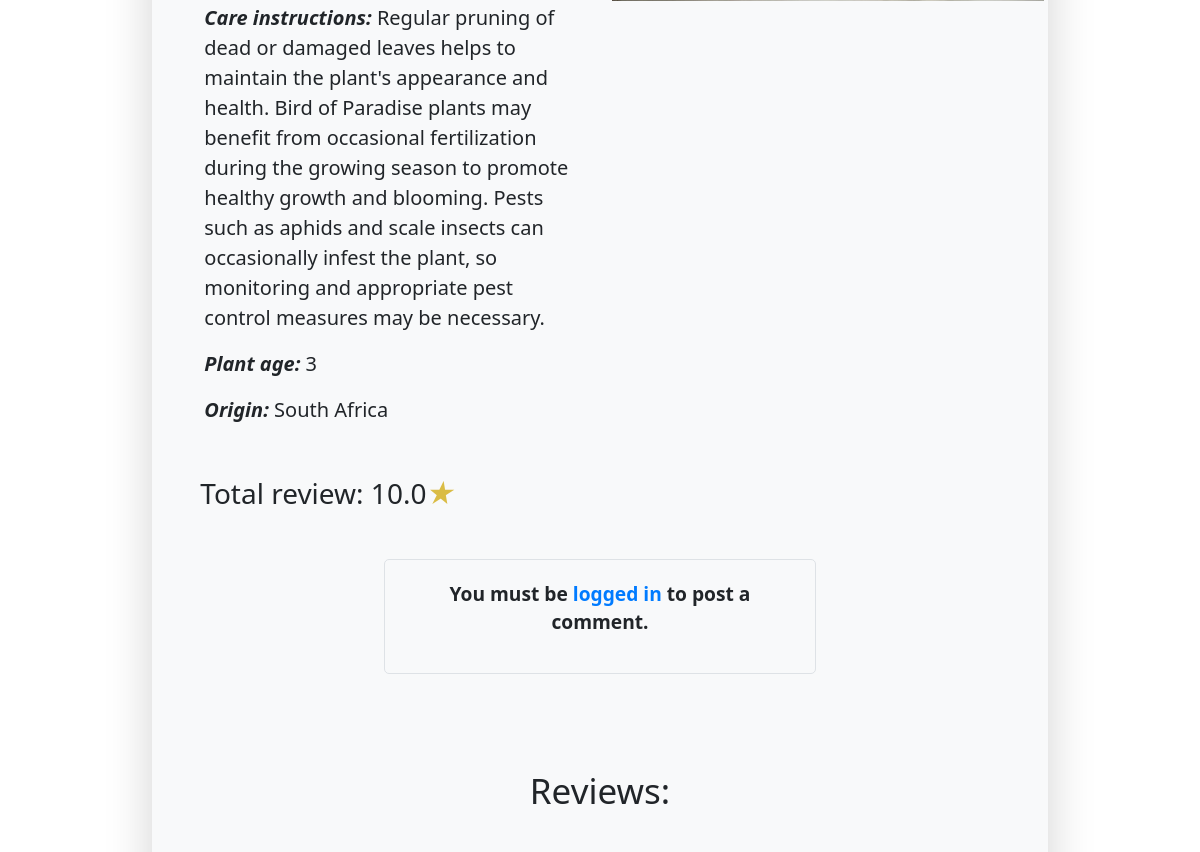
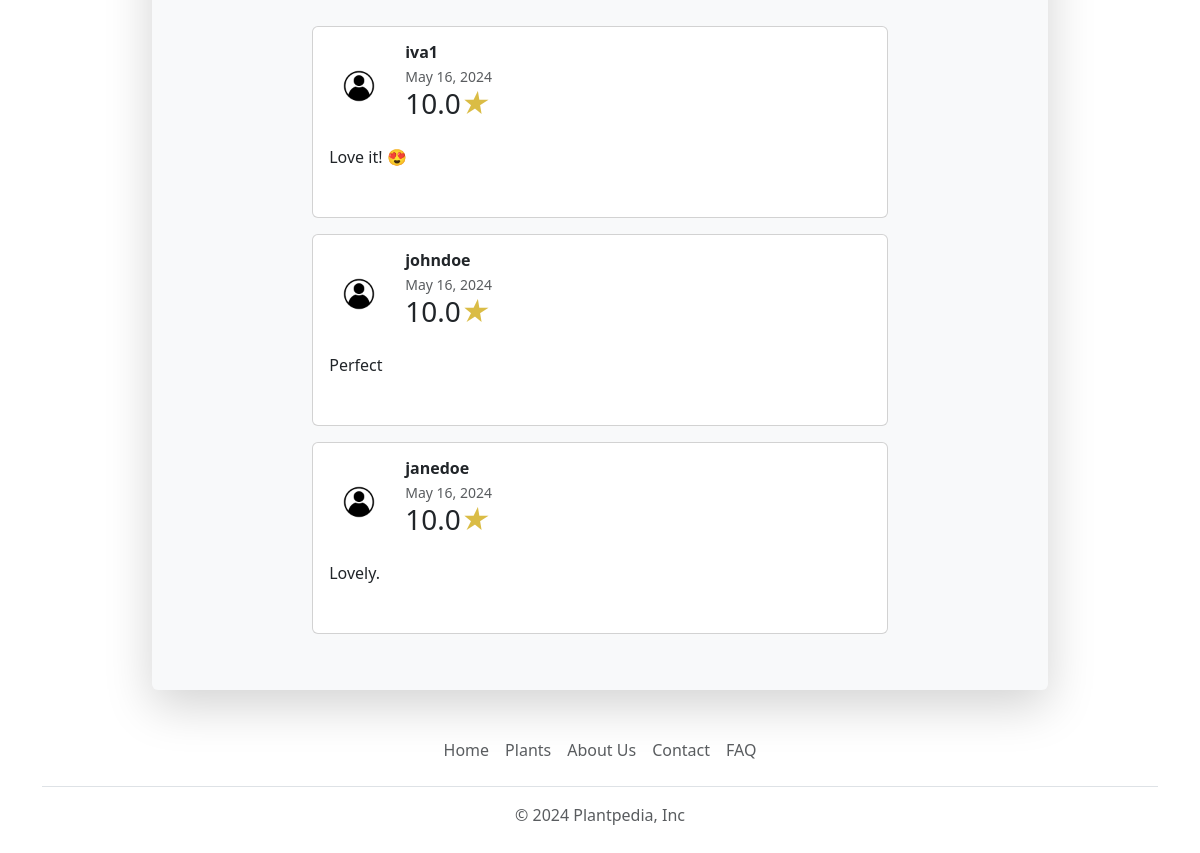
Page /plants/25/ (lower part) on the earlier database version (2 pictures, top to bottom).
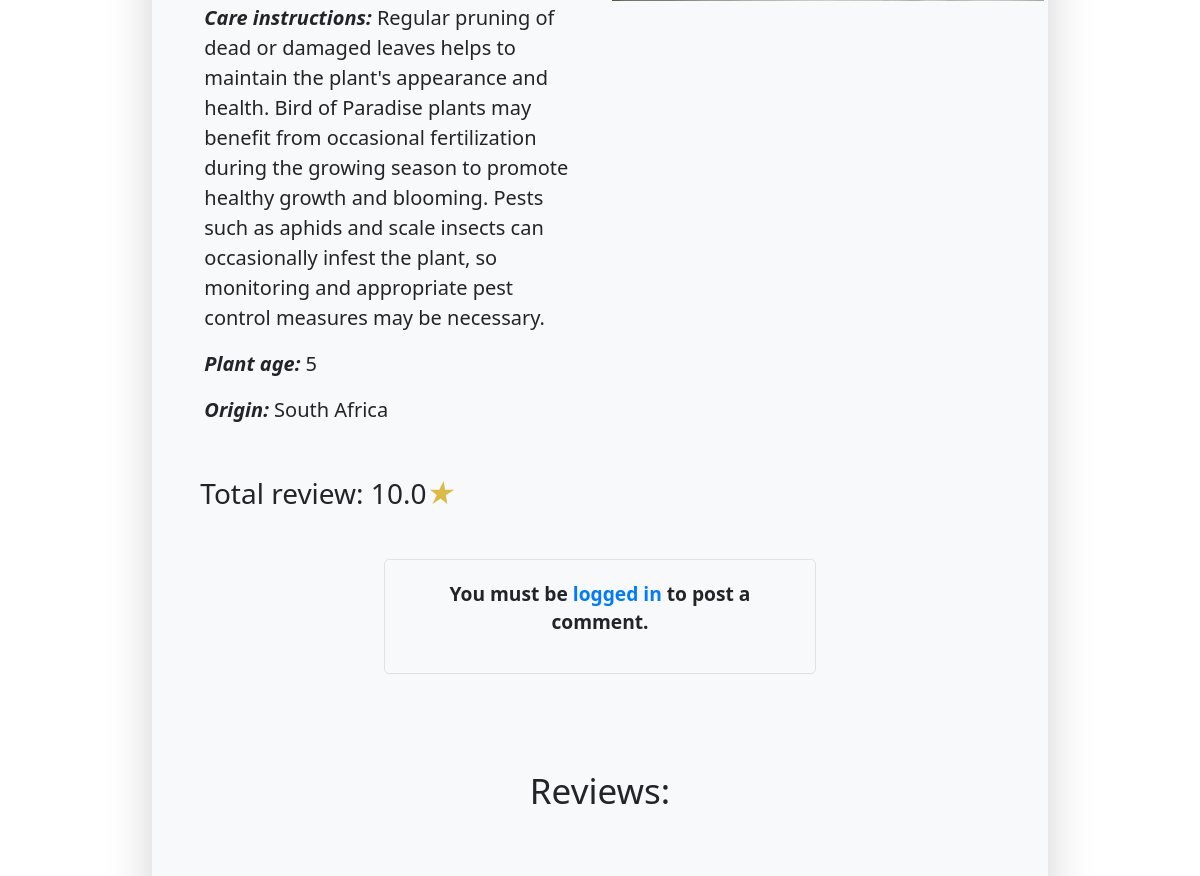
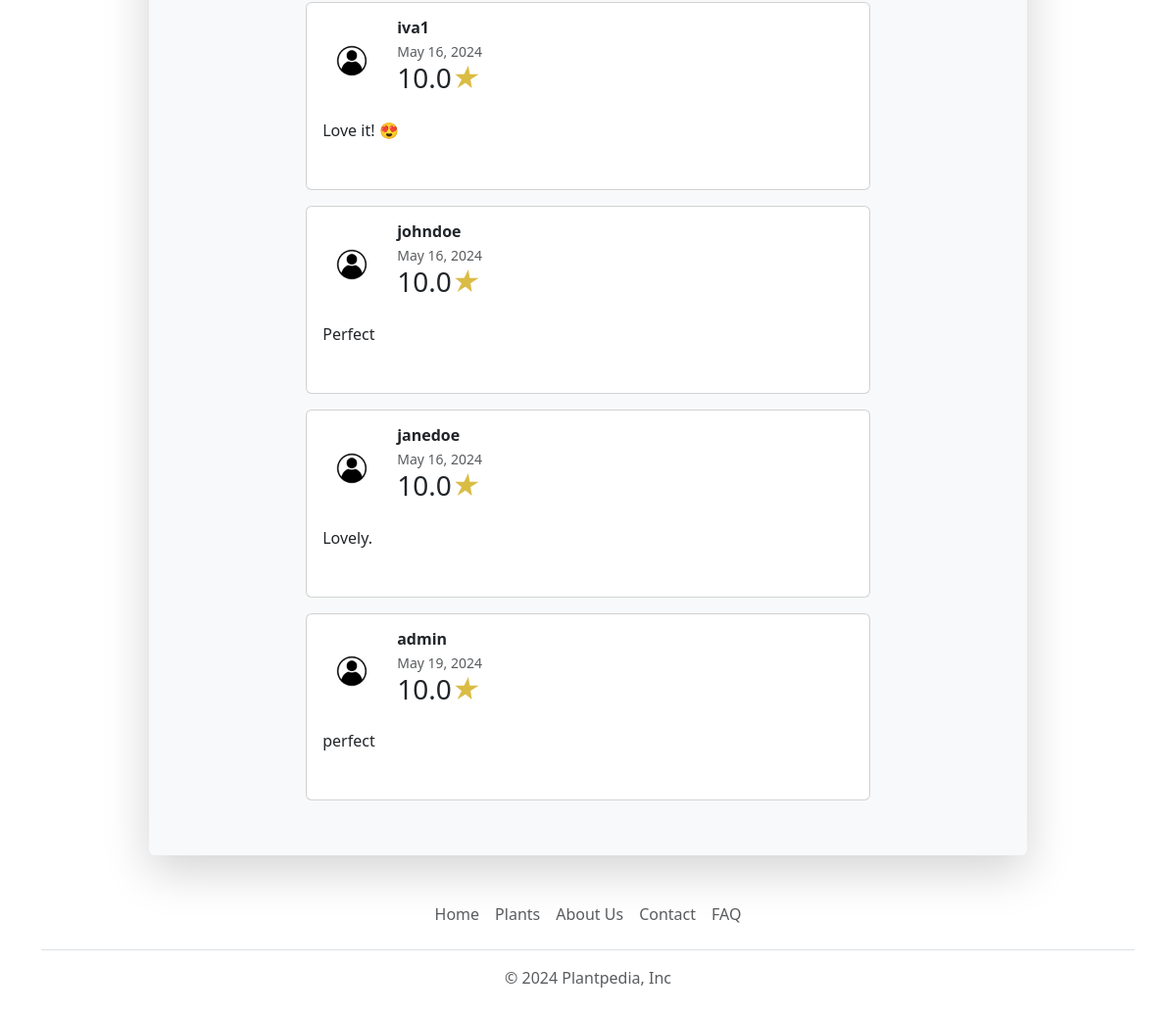
Same page on the later database version (2 pictures, top to bottom).
### plantpediaApp/models.py (models this page shows, shortened)
class Plant(models.Model):
    name = models.CharField(max_length=100)
    user = models.ForeignKey(CustomUser, on_delete=models.CASCADE)
    scientific_name = models.CharField(max_length=100)
    origin = models.CharField(max_length=100)  # go nema vo ER diagram
    age = models.IntegerField(default=0)  # go nema vo ER diagram
    description = models.TextField()
    care_instructions = models.TextField()
    image = models.ImageField(upload_to="data/")

class Review(models.Model):
    plant = models.ForeignKey(Plant, on_delete=models.CASCADE)
    user = models.ForeignKey(CustomUser, on_delete=models.CASCADE)
    comment = models.TextField()
    rating = models.FloatField(default=0)
    date_posted = models.DateField(default=timezone.now)

class CustomUser(AbstractUser):
    ROLE_CHOICES = (
        ('a', 'Admin'),
        ('u', 'User')
    )
    role = models.CharField(max_length=10, choices=ROLE_CHOICES, )

### plantpediaApp/views.py (the view, shortened to what this page needs)
# urls.py: path('plants/<int:plant_id>/', details, name="details"),
def details(request, plant_id=None):
    plant = get_object_or_404(Plant, id=plant_id)
    reviews = Review.objects.filter(plant=plant).all()
    total_review = 0
    if reviews:
        total = 0
        for review in reviews:
            total += review.rating
        total_review = total / len(reviews) * 1.0
    form = ReviewForm()
    context = {
        'plant': plant,
        'reviews': reviews,
        'form': form,
        'total_review': round(total_review, 1)
    }
    return render(request, 'details.html', context=context)

### plantpediaApp/templates/details.html (shortened to what this page needs)
{% extends 'base.html' %}
{% block content %}
    <div class="container w-90 mt-5 m-auto">
        <div class="w-90 m-auto shadow-lg bg-light rounded p-5" style="width: 82%!important">
            <div class="row mt-2">
                <div class="col-md-6 p-3 ">
                    <p class="fs-5"><b><i>Care instructions:</i></b> {{ plant.care_instructions }}</p>
                    <p class="fs-5"><b><i>Plant age:</i></b> {{ plant.age }}</p>
                    <p class="fs-5"><b><i>Origin:</i></b> {{ plant.origin }}</p>
                </div>
                <div class="col-md-6 text-center justify-content-center align-center">
                </div>
            </div>
            <h3 style="padding-top: 20px">Total review: {{ total_review }}<i style="color: #dabc45">★</i></h3>
        <div>
            <div class="container w-75 m-auto">
                {% if user.is_authenticated %}
                    <div class="w-80 m-auto rounded">
                        <form method="POST" action="{% url 'details' plant.id %}" enctype="multipart/form-data"
                              id="comment_section">
                            {% csrf_token %}
                            {{ form }}
                            <button type="submit" class="btn btn-success">Comment</button>
                        </form>
                    </div>
                {% else %}
                    <div class="container w-75 m-auto text-center mt-5 mb-5"
                         style="padding: 20px; background-color: #f8f9fa; border-radius: 5px; border: 1px solid #dee2e6;">
                        <p style="font-size: 1.2rem; font-weight: bold;">You must be
                            <a href="{% url 'login' %}" style="color: #007bff; text-decoration: none;">logged in</a> to
                            post a comment.</p>
                    </div>
                {% endif %}
            </div>
            <h3 class="w-80 p-5" id="review_title"
                style="margin-top: 10px;margin-bottom: 10px; text-align: center; font-size: 35px">Reviews:</h3>
            {% for review in reviews %}
                <section>
                    <div class="container py-2">
                        <div class="row d-flex justify-content-center">
                            <div class="col-md-12 col-lg-10 col-xl-8" style="width: 75%!important;">
                                <div class="card">
                                    <div class="card-body">
                                        <div class="d-flex flex-start align-items-center">
                                            <img class="rounded-circle shadow-1-strong me-3"
                                                 src="../../data/data/profile.png"
                                                 alt="avatar" width="60"
                                                 height="60"/>
                                            <div>
                                                <h6 class="fw-bold text-dark mb-1">{{ review.user.get_username }}</h6>
                                                <p class="text-muted small mb-0">
                                                    {{ review.date_posted }}
                                                </p>
                                                <h3>{{ review.rating }}<i style="color: #dabc45">★</i></h3>
                                            </div>
                                        </div>
                                        <p class="mt-3 mb-4 pb-2">
                                            {{ review.comment }}
                                        </p>
                                    </div>
                                </div>
                            </div>
                        </div>
                    </div>
                </section>
            {% endfor %}
        </div>
        </div>
    </div>
{% endblock %}

Differences in the rows shown:
changed Plant "South Africa": age "3" → "5"
added Review: user.get_username "admin", date_posted "May 19, 2024", rating "10.0", comment "perfect"
